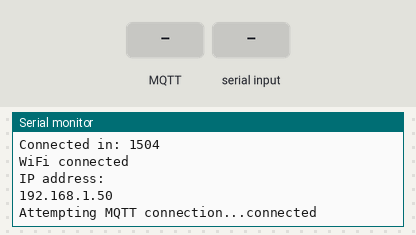
The sketch below on a simulated ESP8266 (NodeMCU). Parts: the last lines printed to the serial monitor. The test bench sets the inputs (shaded band). WiFi joins after 1.5 s; servers stay silent unless stated; random numbers use the default seed unless the sketch sets one; no MQTT or app messages arrive unless stated.

Above: at 2.7 s.
2.8 s: MQTT message "1" arrives on the first subscribed topic
At 3.3 s:
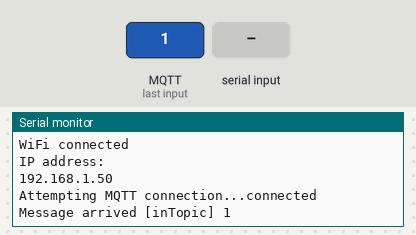
4.3 s: "1" received over Serial
At 5.5 s:
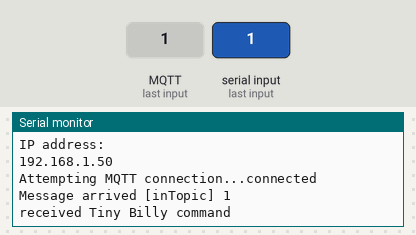
5.8 s: MQTT message "on" arrives on the first subscribed topic
At 6.7 s:
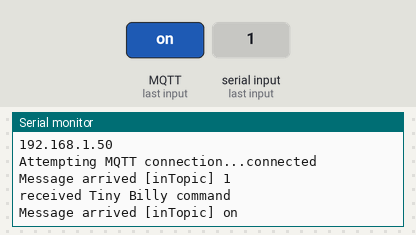
7.3 s: MQTT message "off" arrives on the first subscribed topic
At 7.9 s:
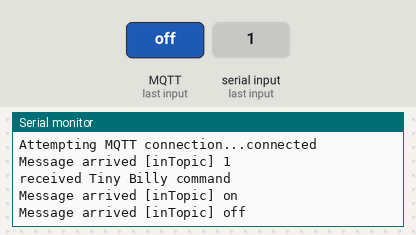

The sketch:

mqtt_esp8266_sensor.ino
```cpp
/*
 ESP8266 Billy code based off of sample ESP8266 sketch for pubsub function
 and sample WifiManager code
 Basic MQTT pub functionality based on Serial messages sent from Attiny85 Billy
*/

#include <PubSubClient.h>
#include <WiFiManager.h>


//  Static IP address TODO: Figure out how to set all below via Wifimanager
IPAddress local_IP(192, 168, 86, 29);
// Set your Gateway IP address
IPAddress gateway(192, 168, 86, 1);
IPAddress subnet(255, 255, 255, 0);

const char* mqtt_server = "192.168.86.230";
const char* mqtt_username = "mqtt_client";
const char* mqtt_password = "Mqtt3dl3p";
const char* outTopic = "billies/billy1/recent_presence";

WiFiClient espClient;
PubSubClient client(espClient);
unsigned long lastMsg = 0;
#define MSG_BUFFER_SIZE (50)
char msg[MSG_BUFFER_SIZE];
int value = 0;
long startTime = 0;

/*
 Function to connect to Wifi
*/
void setup_wifi() {
  long connectedTime;

  // UNCOMMENT TO ERASE OLD CONFIG - needed for Fast Connect
/*  WiFi.disconnect(true);
  ESP.eraseConfig();
  Serial.println("[INFO] WiFi credentials are erased.");
*/

  Serial.println();
  Serial.print("Billy Connecting... ");

  WiFi.mode(WIFI_STA);
  WiFiManager wm;

// Set static IP for faster connect time
  wm.setSTAStaticIPConfig(local_IP, gateway, subnet); // optional DNS 4th argument
// Setup fast connect mode (https://github.com/tzapu/WiFiManager/tree/feature_fastconnect)
  wm.setFastConnectMode(true);
  // Automatically connect using saved credentials,
  // if connection fails, it starts an access point with the specified name ( "AutoConnectAP"),
  // then goes into a blocking loop awaiting configuration and will return success result

  if (!wm.autoConnect("AutoConnectAP", "password")) {
    Serial.println("Failed to connect");

  } else {
    // Connected to the WiFi
    Serial.println("connected!");
    connectedTime = millis() - startTime;
    randomSeed(micros());
    Serial.print("Connected in: ");
    Serial.println(connectedTime);  // Typical time = 6200 ms (DHCP), 4100 ms (static IP), Wifimanger DHCP (2100 MS); Wifi manager static (250 ms), fast connect (209 ms)
    Serial.println("");
    Serial.println("WiFi connected");
    Serial.println("IP address: ");
    Serial.println(WiFi.localIP());
  }

}

void callback(char* topic, byte* payload, unsigned int length) {
  Serial.print("Message arrived [");
  Serial.print(topic);
  Serial.print("] ");
  for (int i = 0; i < length; i++) {
    Serial.print((char)payload[i]);
  }
  Serial.println();

  // Switch on the LED if an 1 was received as first character
  /*if ((char)payload[0] == '1') {
    digitalWrite(BUILTIN_LED, LOW);   // Turn the LED on (Note that LOW is the voltage level
    // but actually the LED is on; this is because
    // it is active low on the ESP-01)
  } else {
    digitalWrite(BUILTIN_LED, HIGH);  // Turn the LED off by making the voltage HIGH
  }*/
}

void reconnect() {
  // Loop until we're reconnected
  while (!client.connected()) {
    Serial.print("Attempting MQTT connection...");
    // Create a random client ID
    String clientId = "ESP8266Client-";
    clientId += String(random(0xffff), HEX);
    // Attempt to connect
    if (client.connect(clientId.c_str(), mqtt_username, mqtt_password)) {
      Serial.println("connected");
      // Once connected, publish an announcement...
      client.publish(outTopic, "hello");
      // ... and resubscribe
      client.subscribe("inTopic");
    } else {
      Serial.print("failed, rc=");
      Serial.print(client.state());
      Serial.println(" try again in 5 seconds");
      // Wait 5 seconds before retrying
      delay(5000);
    }
  }
}

void setup() {
  //pinMode(BUILTIN_LED, OUTPUT);     // Initialize the BUILTIN_LED pin as an output
  Serial.begin(115200);
  // Track bootup start time
  startTime = millis();
  // Setup wifi
  setup_wifi();
  // Setup MQTT pubsub
  client.setServer(mqtt_server, 1883);
  client.setCallback(callback);
}

void loop() {

  if (!client.connected()) {
    reconnect();
  }
  client.loop();

  // Received command from Tiny Billy
  if (Serial.available()) {
    Serial.println("received Tiny Billy command");
    int readLength = Serial.readBytes(msg, MSG_BUFFER_SIZE);
    /*if (tinyBillyCommand == 1) {
     // publish Detect message
     strcpy(msg, "true");
   } else if (!tinyBillyCommand) {
     // publish not detect message
     strcpy(msg, "false");
   }*/
    client.publish(outTopic, msg);
  }
  /* unsigned long now = millis();
  if (now - lastMsg > 2000) {
    lastMsg = now;
    ++value;
    snprintf (msg, MSG_BUFFER_SIZE, "1", value);
    Serial.print("Publish message: ");*/
}
```

Measured:
- after the input at 2.8 s, the serial monitor: prints a new line at once (image 1)
- after the input at 4.3 s, the serial monitor: prints a new line at once (image 2)
- after the input at 5.8 s, the serial monitor: prints a new line at once (image 3)
- after the input at 7.3 s, the serial monitor: prints a new line at once (image 4)
